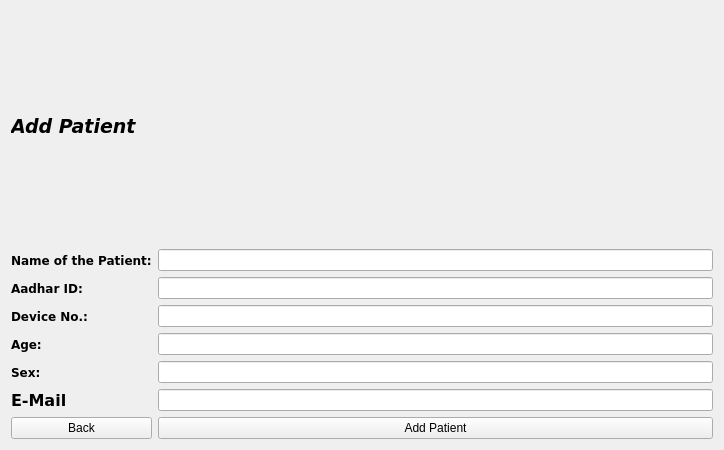
<?xml version="1.0" encoding="UTF-8"?>
<ui version="4.0">
 <class>Form</class>
 <widget class="QWidget" name="Form">
  <property name="geometry">
   <rect>
    <x>0</x>
    <y>0</y>
    <width>724</width>
    <height>450</height>
   </rect>
  </property>
  <property name="windowTitle">
   <string>Form</string>
  </property>
  <layout class="QGridLayout" name="gridLayout">
   <item row="4" column="1">
    <widget class="QLineEdit" name="I_Device"/>
   </item>
   <item row="2" column="0">
    <widget class="QLabel" name="S_Name_label">
     <property name="font">
      <font>
       <family>DejaVu Sans</family>
       <weight>75</weight>
       <bold>true</bold>
      </font>
     </property>
     <property name="text">
      <string>Name of the Patient:</string>
     </property>
    </widget>
   </item>
   <item row="1" column="0" alignment="Qt::AlignLeft|Qt::AlignVCenter">
    <widget class="QLabel" name="label">
     <property name="font">
      <font>
       <family>DejaVu Sans</family>
       <pointsize>14</pointsize>
       <weight>75</weight>
       <italic>true</italic>
       <bold>true</bold>
      </font>
     </property>
     <property name="text">
      <string>Add Patient</string>
     </property>
    </widget>
   </item>
   <item row="6" column="0">
    <widget class="QLabel" name="S_Sex_label">
     <property name="font">
      <font>
       <family>DejaVu Sans</family>
       <weight>75</weight>
       <bold>true</bold>
      </font>
     </property>
     <property name="text">
      <string>Sex:</string>
     </property>
    </widget>
   </item>
   <item row="3" column="0">
    <widget class="QLabel" name="S_Aadhar_ID">
     <property name="font">
      <font>
       <family>DejaVu Sans</family>
       <weight>75</weight>
       <bold>true</bold>
      </font>
     </property>
     <property name="text">
      <string>Aadhar ID:</string>
     </property>
    </widget>
   </item>
   <item row="1" column="1" alignment="Qt::AlignRight|Qt::AlignVCenter">
    <widget class="QLabel" name="label_2">
     <property name="text">
      <string/>
     </property>
     <property name="pixmap">
      <pixmap>hermes_staff.jpg</pixmap>
     </property>
    </widget>
   </item>
   <item row="5" column="0">
    <widget class="QLabel" name="S_Age_Label">
     <property name="font">
      <font>
       <family>DejaVu Sans</family>
       <weight>75</weight>
       <bold>true</bold>
      </font>
     </property>
     <property name="text">
      <string>Age:</string>
     </property>
    </widget>
   </item>
   <item row="5" column="1">
    <widget class="QLineEdit" name="I_Age"/>
   </item>
   <item row="8" column="1">
    <widget class="QPushButton" name="pushButton">
     <property name="text">
      <string>Add Patient</string>
     </property>
    </widget>
   </item>
   <item row="6" column="1">
    <widget class="QLineEdit" name="I_Sex"/>
   </item>
   <item row="8" column="0">
    <widget class="QPushButton" name="pushButton_2">
     <property name="text">
      <string>Back</string>
     </property>
    </widget>
   </item>
   <item row="4" column="0">
    <widget class="QLabel" name="S_Device_label">
     <property name="font">
      <font>
       <family>DejaVu Sans</family>
       <weight>75</weight>
       <bold>true</bold>
      </font>
     </property>
     <property name="text">
      <string>Device No.:</string>
     </property>
    </widget>
   </item>
   <item row="2" column="1">
    <widget class="QLineEdit" name="I_Name">
     <property name="text">
      <string comment="dhfdhf" extracomment="hsdbfshf"/>
     </property>
     <property name="placeholderText">
      <string/>
     </property>
    </widget>
   </item>
   <item row="3" column="1">
    <widget class="QLineEdit" name="I_Aadhar"/>
   </item>
   <item row="7" column="1">
    <widget class="QLineEdit" name="I_Mail"/>
   </item>
   <item row="7" column="0">
    <widget class="QLabel" name="S_Mail">
     <property name="font">
      <font>
       <family>DejaVu Sans</family>
       <pointsize>12</pointsize>
       <weight>75</weight>
       <bold>true</bold>
      </font>
     </property>
     <property name="text">
      <string>E-Mail</string>
     </property>
    </widget>
   </item>
  </layout>
 </widget>
 <resources/>
 <connections/>
</ui>
